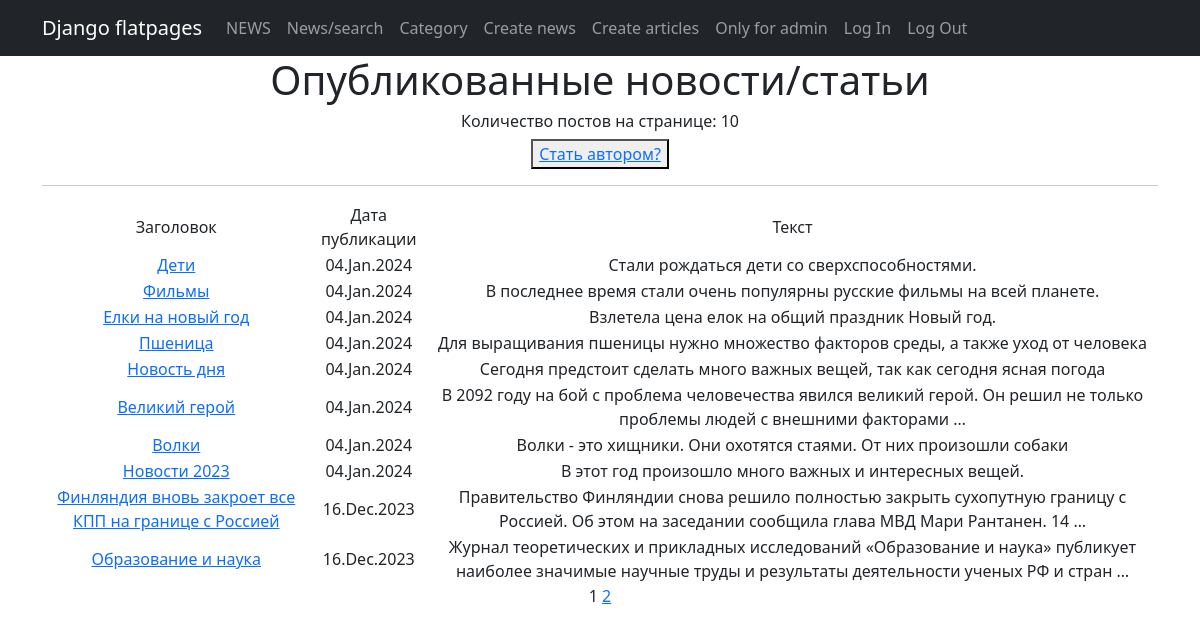
The app's page /news/ (signed in), older data.
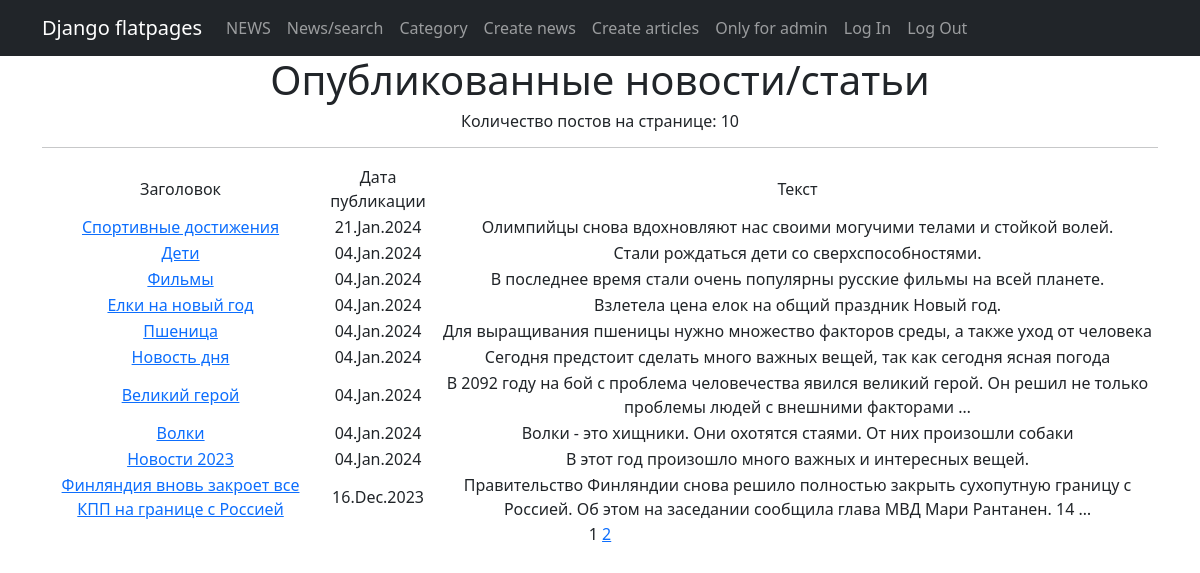
The same page, newer data.
### news/models.py (models this page shows, shortened)
class Post(models.Model):
    author = models.ForeignKey(Author, on_delete=models.CASCADE, verbose_name='Автор')
    position = models.CharField(max_length=2,
                                choices=POSITIONS,
                                default=news)
    time_create = models.DateTimeField(auto_now_add=True)
    category = models.ManyToManyField(Category, through='PostCategory', verbose_name='Категория')
    title = models.CharField(max_length=255, verbose_name='Заголовок')
    text = models.TextField(verbose_name='Контент')
    rating = models.IntegerField(default=0)
    def get_absolute_url(self):
        return reverse(
            'news:post_detail',
            args=[self.id]
            )

### news/views.py (the view)
# urls.py: path('', cache_page(60)(PostsList.as_view()), name='posts_list'),
class PostsList(LoginRequiredMixin, ListView):
    model = Post
    ordering = '-time_create'
    template_name = 'posts.html'
    context_object_name = 'posts'
    paginate_by = 10
    def get_context_data(self, **kwargs: Any) -> dict[str, Any]:
        context = super().get_context_data(**kwargs)
        context['is_not_author'] = not self.request.user.groups.filter(name = 'authors').exists()
        return context

### news/templatetags/custom_filter.py (called while the page is built)
@register.filter()
def censor(text):
    if isinstance(text, str):
        text1 = []
        for string in text.split():
            for string_not in STRING_NOT:
                if string.lower().startswith(string_not[:-4]):
                    if string[-1] in ZNAKI:
                        string = string[0] + '*' * len(string[1:-1]) + string[-1]
                    else:
                        string = string[0] + '*' * len(string[1:-1])
            text1.append(string)
    else:
        raise TypeError
    return " ".join(text1)

### templates/posts.html (shortened to what this page needs)
{% extends 'flatpages/default.html' %}
{% load custom_filter %}
{% block content %}
<h1>Опубликованные новости/статьи</h1>
<h6>Количество постов на странице: {{ posts|length }}</h6>
{% if is_not_author %}
    <button><a href="upgrade/">Стать автором?</a></button>
{% endif %}
<hr>
{% if posts %}
<table>
    <tr>
        <td>Заголовок</td>
        <td>Дата публикации</td>
        <td>Текст</td>
    </tr>
    {% for post in posts %}
    <tr>
        <td><a href="{{ post.get_absolute_url }}">{{ post.title|censor }}</a></td>
        <td>{{ post.time_create|date:'d.M.Y' }}</td>
        <td>{{ post.text|truncatewords:20|censor }}</td>
    </tr>
    {% endfor %}
</table>
{% else %}
<h2>Товаров нет!</h2>
{% endif %}
{{ page_obj.number }}
{% if page_obj.has_next %}
<a href="?page={{ page_obj.next_page_number }}">{{ page_obj.next_page_number }}</a>
{% endif %}
{% endblock content %}

Row changes from the older to the newer data that the page shows:
no longer on this page (row unchanged): Post: title|censor "Образование и наука", time_create "16.Dec.2023", text|censor "Журнал теоретических и прикладных исследований «Образование и наука» публикует наиболее значимые научные труды и результаты деятельности ученых РФ и стран …"
added Post: title|censor "Спортивные достижения", time_create "21.Jan.2024", text|censor "Олимпийцы снова вдохновляют нас своими могучими телами и стойкой волей."
Text that changed along with them:
text no longer shown: "Стать автором?"
